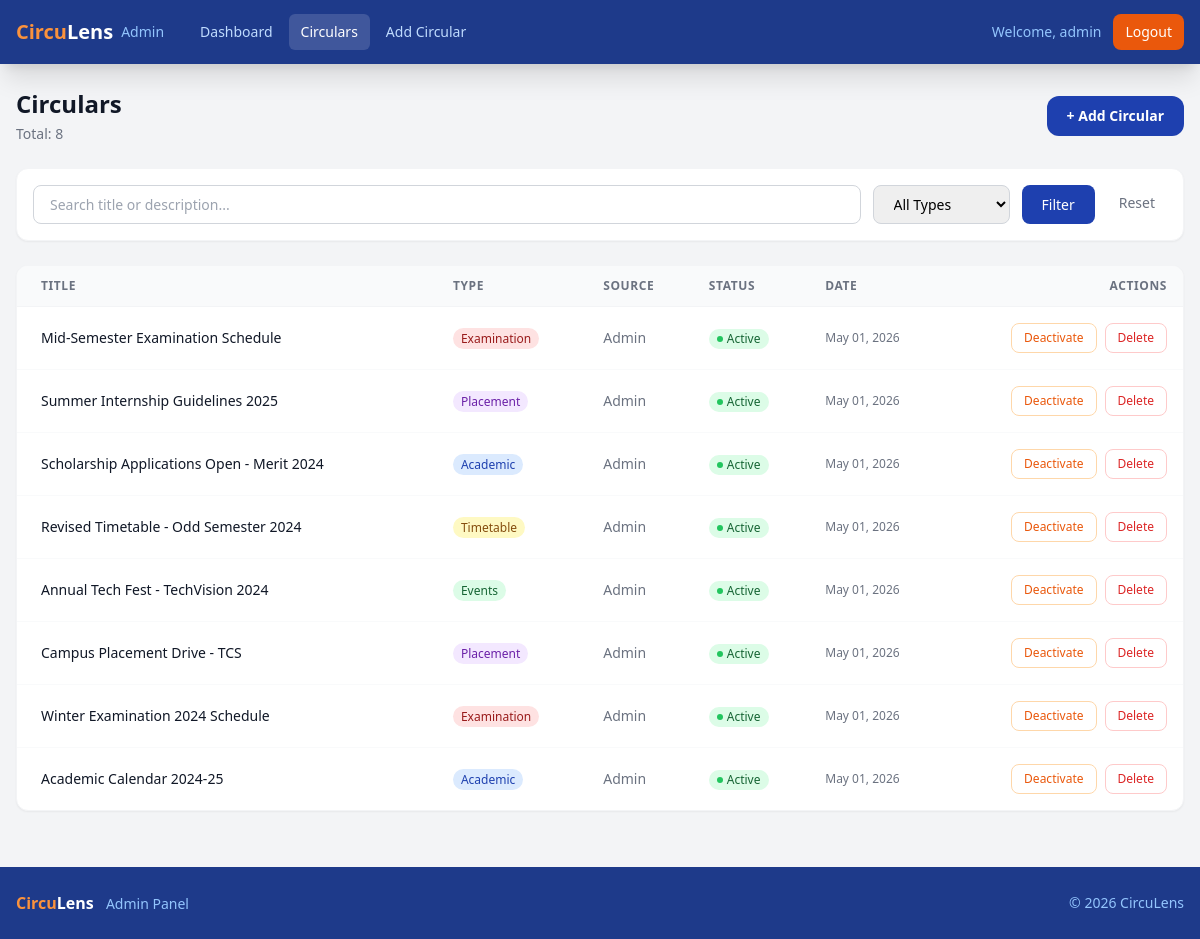
Page /admin/circulars.php (signed in) on the committed database.
### tables this page shows
CREATE TABLE IF NOT EXISTS circulars (
    id            INT AUTO_INCREMENT PRIMARY KEY,
    title         VARCHAR(255) NOT NULL,
    description   TEXT,
    pdf_path      VARCHAR(500),
    circular_type ENUM('academic','examination','events','placement','timetable','general') DEFAULT 'general',
    source        ENUM('admin','scraped') DEFAULT 'admin',
    source_url    VARCHAR(500),
    content_hash  VARCHAR(64),
    is_active     TINYINT(1)   DEFAULT 1,
    created_at    TIMESTAMP    DEFAULT CURRENT_TIMESTAMP,
    INDEX idx_type        (circular_type),
    INDEX idx_active      (is_active),
    INDEX idx_hash        (content_hash),
    INDEX idx_created     (created_at)
);

### admin/circulars.php (the view, shortened to what this page needs)
<?php
$search = filter_input(INPUT_GET, 'search', FILTER_SANITIZE_SPECIAL_CHARS) ?? '';
$page   = max(1, (int)(filter_input(INPUT_GET, 'page', FILTER_VALIDATE_INT) ?: 1));
$limit  = 15;
$offset = ($page - 1) * $limit;
$typeBadges = [
    'academic'    => 'bg-blue-100 text-blue-800',
    'examination' => 'bg-red-100 text-red-800',
    'events'      => 'bg-green-100 text-green-800',
    'placement'   => 'bg-purple-100 text-purple-800',
    'timetable'   => 'bg-yellow-100 text-yellow-800',
    'general'     => 'bg-gray-100 text-gray-800',
];
try {
    $pdo    = db();
    $where  = ['1=1'];
    $params = [];
    $whereSQL   = implode(' AND ', $where);
    $countStmt  = $pdo->prepare("SELECT COUNT(*) FROM circulars WHERE $whereSQL");
    $countStmt->execute($params);
    $total      = (int)$countStmt->fetchColumn();
    $params[':lim'] = $limit;
    $params[':off'] = $offset;
    $stmt = $pdo->prepare("SELECT * FROM circulars WHERE $whereSQL ORDER BY created_at DESC LIMIT :lim OFFSET :off");
    foreach ($params as $k => $v) {
        $stmt->bindValue($k, $v, in_array($k, [':lim', ':off']) ? PDO::PARAM_INT : PDO::PARAM_STR);
    }
    $stmt->execute();
    $circulars = $stmt->fetchAll();
} catch (Exception $e) {
    $circulars = [];
    $total = 0;
    $totalPages = 1;
    $dbOk = false;
}
include __DIR__ . '/../includes/admin_header.php';
?>
<div class="flex items-center justify-between mb-6">
    <div>
        <h1 class="text-2xl font-bold text-gray-900">Circulars</h1>
        <p class="text-gray-500 text-sm mt-1">Total: <?php echo $total; ?></p>
    </div>
    <a href="<?php echo APP_URL; ?>/admin/add_circular.php"
       class="bg-blue-800 hover:bg-blue-700 text-white px-5 py-2.5 rounded-xl text-sm font-semibold transition-colors">
        + Add Circular
    </a>
</div>
<form method="GET" class="bg-white rounded-xl shadow-sm border border-gray-100 p-4 mb-6 flex flex-wrap gap-3">
    <input type="text" name="search" value="<?php echo htmlspecialchars($search); ?>"
           placeholder="Search title or description..."
           class="flex-1 min-w-48 px-4 py-2 border border-gray-300 rounded-lg focus:outline-none focus:ring-2 focus:ring-blue-500 text-sm">
    <select name="type" class="px-4 py-2 border border-gray-300 rounded-lg focus:outline-none text-sm">
        <option value="">All Types</option>
    </select>
    <button type="submit" class="bg-blue-800 text-white px-5 py-2 rounded-lg text-sm font-medium">Filter</button>
    <a href="<?php echo APP_URL; ?>/admin/circulars.php" class="text-gray-500 hover:text-gray-700 px-3 py-2 text-sm">Reset</a>
</form>
<div class="bg-white rounded-xl shadow-sm border border-gray-100 overflow-hidden">
    <div class="overflow-x-auto">
        <table class="w-full text-sm">
            <thead class="bg-gray-50 border-b border-gray-100">
                <tr>
                    <th class="px-6 py-3 text-left text-xs font-semibold text-gray-500 uppercase tracking-wider">Title</th>
                    <th class="px-4 py-3 text-left text-xs font-semibold text-gray-500 uppercase tracking-wider">Type</th>
                    <th class="px-4 py-3 text-left text-xs font-semibold text-gray-500 uppercase tracking-wider">Source</th>
                    <th class="px-4 py-3 text-left text-xs font-semibold text-gray-500 uppercase tracking-wider">Status</th>
                    <th class="px-4 py-3 text-left text-xs font-semibold text-gray-500 uppercase tracking-wider">Date</th>
                    <th class="px-4 py-3 text-right text-xs font-semibold text-gray-500 uppercase tracking-wider">Actions</th>
                </tr>
            </thead>
            <tbody class="divide-y divide-gray-50">
                <?php if (empty($circulars)): ?>
                    <tr><td colspan="6" class="px-6 py-10 text-center text-gray-400">No circulars found.</td></tr>
                <?php else: ?>
                    <?php foreach ($circulars as $c): ?>
                        <tr class="hover:bg-gray-50">
                            <td class="px-6 py-4">
                                <div class="font-medium text-gray-900 max-w-xs truncate"><?php echo htmlspecialchars($c['title']); ?></div>
                            </td>
                            <td class="px-4 py-4">
                                <span class="px-2 py-0.5 rounded-full text-xs font-medium <?php echo $typeBadges[$c['circular_type']] ?? 'bg-gray-100 text-gray-800'; ?>">
                                    <?php echo ucfirst($c['circular_type']); ?>
                                </span>
                            </td>
                            <td class="px-4 py-4 text-gray-500 capitalize"><?php echo htmlspecialchars($c['source']); ?></td>
                            <td class="px-4 py-4">
                                <span class="inline-flex items-center gap-1 px-2 py-0.5 rounded-full text-xs font-medium <?php echo $c['is_active'] ? 'bg-green-100 text-green-800' : 'bg-red-100 text-red-800'; ?>">
                                    <span class="w-1.5 h-1.5 rounded-full <?php echo $c['is_active'] ? 'bg-green-500' : 'bg-red-400'; ?>"></span>
                                    <?php echo $c['is_active'] ? 'Active' : 'Inactive'; ?>
                                </span>
                            </td>
                            <td class="px-4 py-4 text-gray-500 text-xs"><?php echo date('M d, Y', strtotime($c['created_at'])); ?></td>
                            <td class="px-4 py-4 text-right">
                                <div class="flex items-center justify-end gap-2">
                                    <form method="POST" class="inline">
                                        <button type="submit"
                                                class="text-xs px-3 py-1.5 rounded-lg border font-medium transition-colors <?php echo $c['is_active'] ? 'text-orange-600 border-orange-200 hover:bg-orange-50' : 'text-green-600 border-green-200 hover:bg-green-50'; ?>">
                                            <?php echo $c['is_active'] ? 'Deactivate' : 'Activate'; ?>
                                        </button>
                                    </form>
                                    <form method="POST" class="inline" onsubmit="return confirm('Delete this circular?')">
                                        <button type="submit" class="text-xs px-3 py-1.5 rounded-lg border text-red-600 border-red-200 hover:bg-red-50 font-medium transition-colors">
                                            Delete
                                        </button>
                                    </form>
                                </div>
                            </td>
                        </tr>
                    <?php endforeach; ?>
                <?php endif; ?>
            </tbody>
        </table>
    </div>
</div>
<?php include __DIR__ . '/../includes/admin_footer.php'; ?>

### assets/css/style.css (style rules this page uses)
* { transition-property: color, background-color, border-color, box-shadow; transition-timing-function: cubic-bezier(0.4, 0, 0.2, 1); transition-duration: 150ms; }
table th { user-select: none; }

### rows in the picture
circulars: title "Mid-Semester Examination Schedule", circular_type "Examination", source "Admin", is_active 1 (drawn), created_at "May 01, 2026"
circulars: title "Summer Internship Guidelines 2025", circular_type "Placement", source "Admin", is_active 1 (drawn), created_at "May 01, 2026"
circulars: title "Scholarship Applications Open - Merit 2024", circular_type "Academic", source "Admin", is_active 1 (drawn), created_at "May 01, 2026"
circulars: title "Revised Timetable - Odd Semester 2024", circular_type "Timetable", source "Admin", is_active 1 (drawn), created_at "May 01, 2026"
circulars: title "Annual Tech Fest - TechVision 2024", circular_type "Events", source "Admin", is_active 1 (drawn), created_at "May 01, 2026"
circulars: title "Campus Placement Drive - TCS", circular_type "Placement", source "Admin", is_active 1 (drawn), created_at "May 01, 2026"
circulars: title "Winter Examination 2024 Schedule", circular_type "Examination", source "Admin", is_active 1 (drawn), created_at "May 01, 2026"
circulars: title "Academic Calendar 2024-25", circular_type "Academic", source "Admin", is_active 1 (drawn), created_at "May 01, 2026"

### other values in the picture
$admin['username'] "admin"
$total "8"
